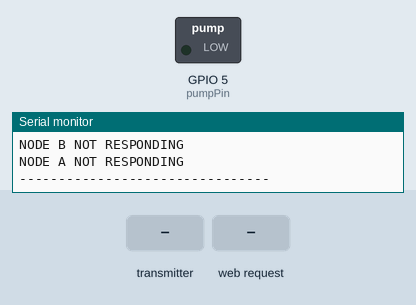
Recording of a sketch running on a simulated ESP32. On the bench: switched loads named in the sketch (green lamp = pin HIGH), the last lines printed to the serial monitor. The inputs (shaded band) are chosen by the test bench. WiFi joins after 1.5 s; servers stay silent unless stated; uploads are accepted with an empty reply.

Above: at 2.7 s.
2.8 s: the transmitter starts sending soilStatus = DRY
At 4.0 s:
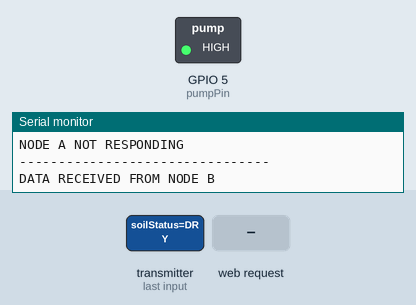
4.3 s: HTTP request GET /?mode=DRY received
7.0 s: HTTP request GET /?pump=DRY received
At 8.2 s:
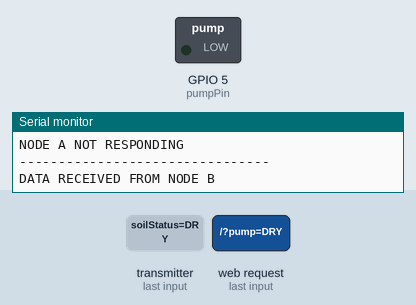
8.5 s: HTTP request GET /?mode=auto received
At 9.9 s:
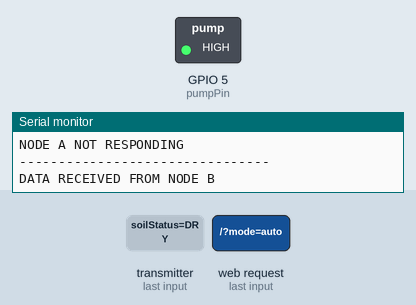
11.5 s: the transmitter starts sending soilStatus = auto
At 11.9 s:
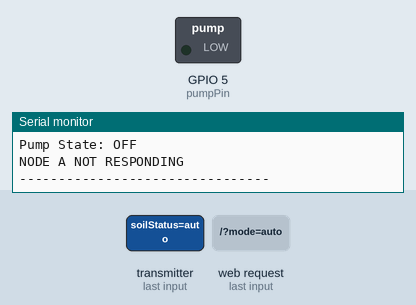
14.0 s: the transmitter starts sending soilStatus = on
Timing chart, 0 to 17.0 s (numbered marks = the images above; inputs shaded):
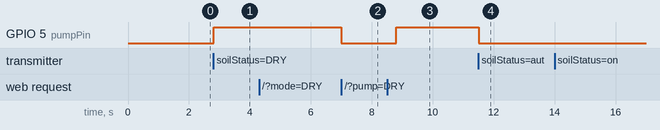

Measured:
- after the input at 2.8 s, GPIO 5 (pumpPin): LOW → HIGH at once
- after the input at 7.0 s, GPIO 5 (pumpPin): HIGH → LOW at once
- after the input at 8.5 s, GPIO 5 (pumpPin): LOW → HIGH after 0.31 s
- after the input at 11.5 s, GPIO 5 (pumpPin): HIGH → LOW at once

The sketch:

NodeC_PumpController.ino
```cpp
//nodeC
#include <esp_now.h>
#include <WiFi.h>
#include <WebServer.h>
#include <HTTPClient.h>
#include <esp_wifi.h>

WebServer server(80);

#define pumpPin 5

// ===== NODE B MAC =====
uint8_t nodeBAddress[] = {0xD4,0xE9,0xF4,0xB3,0xF1,0x2C};

// ===== WIFI CREDENTIALS =====
const char* WIFI_SSID = "ECE";
const char* WIFI_PASS = "silicon@123";

// ===== SUPABASE =====
const char* SUPABASE_URL = "https://xewdhcgdueqsgijflkoz.supabase.co/rest/v1/sensor_readings";
const char* SUPABASE_KEY = "sb_publishable_yEH3s94-1hZwEh2tsUih_A_VzfqlA6a";
const char* DEVICE_ID = "NodeC_01";

// ===== TIMERS =====
unsigned long lastReceiveTime = 0;
const unsigned long timeoutLimit = 5000;

unsigned long lastPrintTime = 0;
unsigned long lastUploadTime = 0;
const unsigned long uploadInterval = 10000;

// ===== STATUS =====
bool nodeB_status = false;
bool nodeA_status = false;

bool pumpAuto = true;
bool pumpState = false;

int rssiB_value = 0;
int wifiChannel = 1;

// ===== DATA STRUCT =====
typedef struct {
  int rawValue;
  int moisturePercent;
  char soilStatus[15];
  int rssiA;
  bool nodeA_status;
} struct_message;

struct_message incomingData = {0, 0, "NO DATA", 0, false};

// ===== RSSI QUALITY =====
String getRSSIQuality(int rssi) {
  if (rssi >= -60) return "EXCELLENT";
  else if (rssi >= -70) return "GOOD";
  else if (rssi >= -80) return "FAIR";
  else return "WEAK";
}

// ===== ESP-NOW RECEIVE =====
void OnDataRecv(const esp_now_recv_info *info, const uint8_t *data, int len) {
  memcpy(&incomingData, data, sizeof(incomingData));

  lastReceiveTime = millis();
  nodeB_status = true;
  nodeA_status = incomingData.nodeA_status;
  rssiB_value = info->rx_ctrl->rssi;

  Serial.println("DATA RECEIVED FROM NODE B");

  if (pumpAuto) {
    if (strcmp(incomingData.soilStatus, "DRY") == 0) {
      digitalWrite(pumpPin, HIGH);
      pumpState = true;
    } else {
      digitalWrite(pumpPin, LOW);
      pumpState = false;
    }
  }
}

// ===== SUPABASE UPLOAD =====
void sendToSupabase() {
  if (WiFi.status() != WL_CONNECTED) {
    Serial.println("WiFi Offline - Upload Skipped");
    return;
  }

  HTTPClient http;
  http.begin(SUPABASE_URL);

  http.addHeader("Content-Type", "application/json");
  http.addHeader("apikey", SUPABASE_KEY);
  http.addHeader("Authorization", String("Bearer ") + SUPABASE_KEY);
  http.addHeader("Prefer", "return=minimal");

  String payload = "{";
  payload += "\"device_id\":\"" + String(DEVICE_ID) + "\",";
  payload += "\"raw_value\":" + String(incomingData.rawValue) + ",";
  payload += "\"moisture_percent\":" + String(incomingData.moisturePercent) + ",";
  payload += "\"soil_status\":\"" + String(incomingData.soilStatus) + "\",";
  payload += "\"rssi_a\":" + String(incomingData.rssiA) + ",";
  payload += "\"rssi_b\":" + String(rssiB_value) + ",";
  payload += "\"node_a_status\":" + String(nodeA_status ? "true" : "false") + ",";
  payload += "\"node_b_status\":" + String(nodeB_status ? "true" : "false") + ",";
  payload += "\"pump_mode\":\"" + String(pumpAuto ? "AUTO" : "MANUAL") + "\",";
  payload += "\"pump_state\":" + String(pumpState ? "true" : "false");
  payload += "}";

  int code = http.POST(payload);

  Serial.print("Supabase POST Code: ");
  Serial.println(code);

  http.end();
}

// ===== DASHBOARD =====
void handleRoot() {
  if (server.hasArg("mode"))
    pumpAuto = (server.arg("mode") == "auto");

  if (!pumpAuto && server.hasArg("pump")) {
    pumpState = (server.arg("pump") == "on");
    digitalWrite(pumpPin, pumpState ? HIGH : LOW);
  }

  String html = "<html><head><meta http-equiv='refresh' content='1'></head><body>";
  html += "<h2>NODE C DASHBOARD</h2><hr>";

  html += "<b>Raw Value:</b> " + String(incomingData.rawValue) + "<br>";
  html += "<b>Moisture %:</b> " + String(incomingData.moisturePercent) + "%<br>";
  html += "<b>Soil Status:</b> " + String(incomingData.soilStatus) + "<br><br>";

  html += "<b>RSSI B wrt C:</b> " + String(rssiB_value) + " dBm (" + getRSSIQuality(rssiB_value) + ")<br>";
  html += "<b>RSSI A wrt B:</b> " + String(incomingData.rssiA) + " dBm (" + getRSSIQuality(incomingData.rssiA) + ")<br><br>";

  html += "<b>WiFi Channel:</b> " + String(wifiChannel) + "<br>";
  html += "<b>Pump Mode:</b> " + String(pumpAuto ? "AUTO" : "MANUAL") + "<br>";
  html += "<b>Pump State:</b> " + String(pumpState ? "ON" : "OFF") + "<br><br>";

  html += "<a href='/?mode=auto'>AUTO</a> | ";
  html += "<a href='/?mode=manual'>MANUAL</a><br><br>";

  if (!pumpAuto) {
    html += "<a href='/?mode=manual&pump=on'>PUMP ON</a> | ";
    html += "<a href='/?mode=manual&pump=off'>PUMP OFF</a><br><br>";
  }

  html += nodeB_status
    ? "<h3 style='color:green;'>NODE B CONNECTED</h3>"
    : "<h3 style='color:red;'>NODE B NOT RESPONDING</h3>";

  html += nodeA_status
    ? "<h3 style='color:green;'>NODE A CONNECTED</h3>"
    : "<h3 style='color:red;'>NODE A NOT RESPONDING</h3>";

  html += "</body></html>";

  server.send(200, "text/html", html);
}

// ===== SETUP =====
void setup() {
  Serial.begin(115200);

  pinMode(pumpPin, OUTPUT);
  digitalWrite(pumpPin, LOW);

  WiFi.mode(WIFI_AP_STA);
  WiFi.begin(WIFI_SSID, WIFI_PASS);

  Serial.print("Connecting to WiFi");

  while (WiFi.status() != WL_CONNECTED) {
    delay(500);
    Serial.print(".");
  }

  Serial.println("\nWiFi Connected");
  Serial.print("IP Address: ");
  Serial.println(WiFi.localIP());

  wifiChannel = WiFi.channel();

  Serial.print("Router / WiFi Channel: ");
  Serial.println(wifiChannel);

  esp_wifi_set_channel(wifiChannel, WIFI_SECOND_CHAN_NONE);

  WiFi.softAP("NodeC_AP", "12345678", wifiChannel);

  Serial.print("Node C MAC: ");
  Serial.println(WiFi.macAddress());

  if (esp_now_init() != ESP_OK) {
    Serial.println("ESP NOW INIT FAILED");
    return;
  }

  esp_now_peer_info_t peerInfo = {};
  memcpy(peerInfo.peer_addr, nodeBAddress, 6);
  peerInfo.channel = wifiChannel;
  peerInfo.encrypt = false;

  if (esp_now_add_peer(&peerInfo) != ESP_OK) {
    Serial.println("Failed to Add Node B");
    return;
  }

  esp_now_register_recv_cb(OnDataRecv);

  server.on("/", handleRoot);
  server.begin();

  Serial.println("Node C Ready");
}

// ===== LOOP =====
void loop() {
  if (millis() - lastReceiveTime > timeoutLimit) {
    nodeB_status = false;
    nodeA_status = false;

    digitalWrite(pumpPin, LOW);
    pumpState = false;
  }

  if (millis() - lastUploadTime >= uploadInterval) {
    lastUploadTime = millis();
    sendToSupabase();
  }

  if (millis() - lastPrintTime >= 1000) {
    lastPrintTime = millis();

    Serial.println("------------ STATUS ------------");
    Serial.print("Raw Value: "); Serial.println(incomingData.rawValue);
    Serial.print("Moisture %: "); Serial.println(incomingData.moisturePercent);
    Serial.print("Soil Status: "); Serial.println(incomingData.soilStatus);
    Serial.print("RSSI B wrt C: "); Serial.println(rssiB_value);
    Serial.print("RSSI A wrt B: "); Serial.println(incomingData.rssiA);
    Serial.print("WiFi Channel: "); Serial.println(wifiChannel);
    Serial.print("Pump Mode: "); Serial.println(pumpAuto ? "AUTO" : "MANUAL");
    Serial.print("Pump State: "); Serial.println(pumpState ? "ON" : "OFF");

    if (!nodeB_status) Serial.println("NODE B NOT RESPONDING");
    if (!nodeA_status) Serial.println("NODE A NOT RESPONDING");

    Serial.println("--------------------------------\n");
  }

  server.handleClient();
}
```
